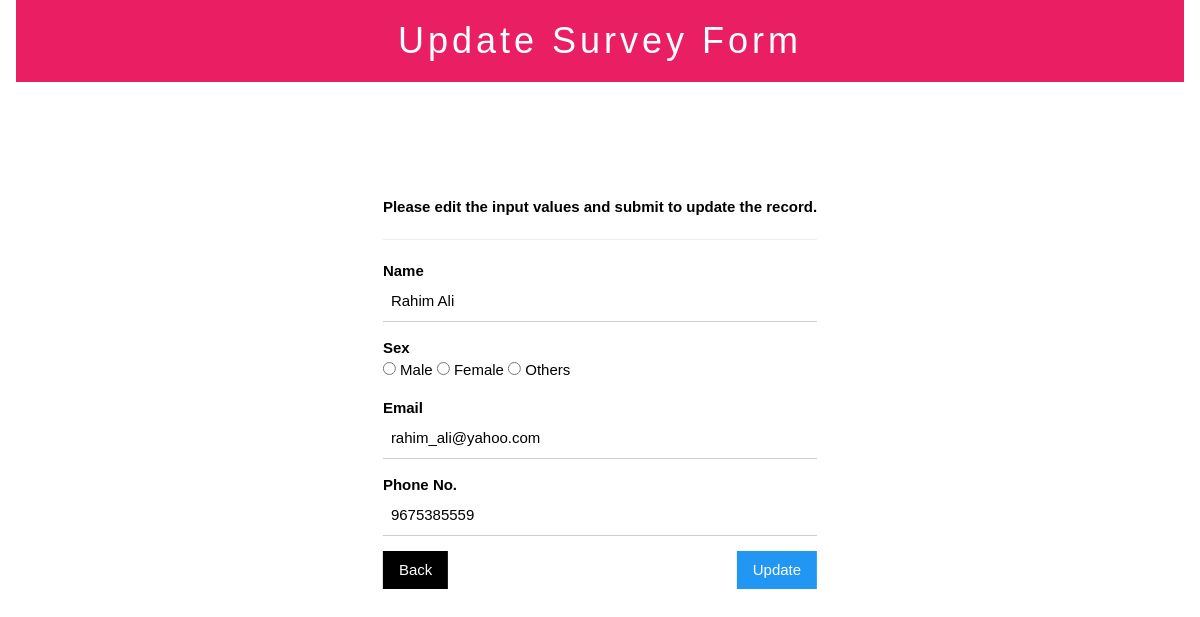
The page /update.php?id=10 on the database its author committed.
### tables this page shows
CREATE TABLE IF NOT EXISTS `info` (
  `id` int(255) NOT NULL AUTO_INCREMENT,
  `name` varchar(255) NOT NULL,
  `sex` varchar(255) NOT NULL,
  `email` varchar(255) NOT NULL,
  `phone` varchar(10) NOT NULL,
  `time` datetime(6) NOT NULL DEFAULT current_timestamp(6),
  PRIMARY KEY (`id`)
);

### update.php (the view, shortened to what this page needs)
<!DOCTYPE html>
<?php
    include "config.php";
    $id=$_GET["id"];
?>
<html>
<head>
    <link rel="stylesheet" href="css/w3.css">
    <link rel="stylesheet" href="https://cdnjs.cloudflare.com/ajax/libs/font-awesome/4.7.0/css/font-awesome.min.css">
</head>
<body>
<?php
    $view = "SELECT * FROM info WHERE id='$id'";
    $req = mysqli_query($conn, $view);
    $row=mysqli_fetch_assoc($req);
?>
    <div class="w3-container">
    <div class="w3-center w3-pink w3-padding-small w3-wide"><h1 style="font-family:Impact, Haettenschweiler, 'Arial Narrow Bold', sans-serif">Update Survey Form</h1></div>
    <div class="w3-display-middle">
    <form action="<?php echo htmlspecialchars(basename($_SERVER['REQUEST_URI'])); ?>" method="POST">
    <strong>Please edit the input values and submit to update the record.</strong>
    <hr>
        <p>
            <label class="w3-bar"><b>Name</b></label>
            <input type="text" class="w3-input" name="nm" placeholder="Full Name" value="<?php echo $row['name'] ?>" required>
        </p>
        <p>
            <label class="w3-bar"><b>Sex</b></label>
            <input type="radio" name="sex" value="male"> Male
            <input type="radio" name="sex" value="female"> Female
            <input type="radio" name="sex" value="others"> Others
        </p>
        <p>
            <label class="w3-bar"><b>Email</b></label>
            <input type="email" class="w3-input" name="em" placeholder="Email" value="<?php echo $row['email'] ?>" required>
        </p>
        <p>
            <label class="w3-bar"><b>Phone No.</b></label>
            <input type="tel" class="w3-input" name="phn" placeholder="Phone Number" value="<?php echo $row['phone'] ?>" required>
        </p>
        <p>
            <a class="w3-button w3-black" href="index.php">Back</a>
            <button type="submit" class="w3-button w3-blue w3-right" name="update">Update</button>
        </p>
    </form>
    </div>
</body>
</html>

### css/w3.css (style rules this page uses)
*,*:before,*:after { box-sizing:inherit }
html { -ms-text-size-adjust:100%;-webkit-text-size-adjust:100% }
body { margin:0 }
a { background-color:transparent }
b,strong { font-weight:bolder }
hr { box-sizing:content-box;height:0;overflow:visible }
button,input,select,textarea,optgroup { font:inherit;margin:0 }
button,input { overflow:visible }
button,select { text-transform:none }
button,[type=button],[type=reset],[type=submit] { -webkit-appearance:button }
[type=checkbox],[type=radio] { padding:0 }
html,body { font-family:Verdana,sans-serif;font-size:15px;line-height:1.5 }
html { overflow-x:hidden }
h1 { font-size:36px }
h1,h2,h3,h4,h5,h6 { font-family:"Segoe UI",Arial,sans-serif;font-weight:400;margin:10px 0 }
.w3-wide { letter-spacing:4px }
hr { border:0;border-top:1px solid #eee;margin:20px 0 }
a { color:inherit }
.w3-btn,.w3-button { border:none;display:inline-block;padding:8px 16px;vertical-align:middle;overflow:hidden;text-decoration:none;color:inherit;background-color:inherit;text-align:center;cursor:pointer;white-space:nowrap }
.w3-btn,.w3-button { -webkit-touch-callout:none;-webkit-user-select:none;-khtml-user-select:none;-moz-user-select:none;-ms-user-select:none;user-select:none }
.w3-input { padding:8px;display:block;border:none;border-bottom:1px solid #ccc;width:100% }
.w3-bar { width:100%;overflow:hidden }
.w3-container:after,.w3-container:before,.w3-panel:after,.w3-panel:before,.w3-row:after,.w3-row:before,.w3-row-padding:after,.w3-row-padding:before, .w3-cell-row:before,.w3-cell-row:after,.w3-clear:after,.w3-clear:before,.w3-bar:before,.w3-bar:after { content:"";display:table;clear:both }
.w3-display-middle { position:absolute;top:50%;left:50%;transform:translate(-50%,-50%);-ms-transform:translate(-50%,-50%) }
.w3-container,.w3-panel { padding:0.01em 16px }
.w3-center { text-align:center!important }
.w3-padding-small { padding:4px 8px!important }
.w3-right { float:right!important }
.w3-blue,.w3-hover-blue:hover { color:#fff!important;background-color:#2196F3!important }
.w3-pink,.w3-hover-pink:hover { color:#fff!important;background-color:#e91e63!important }
.w3-black,.w3-hover-black:hover { color:#fff!important;background-color:#000!important }

### rows shown on the page
info: nm "Rahim Ali", em "rahim_ali@yahoo.com", phn "9675385559"
